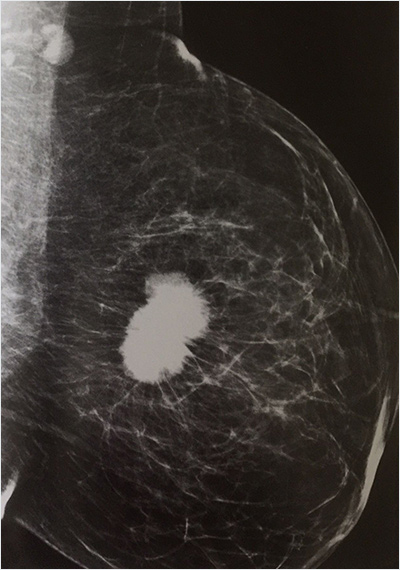
#> input picture object_detect/mamo.jpg, 400 x 570 px
$ jupyter execute main.ipynb
#> lines starting #> are read from the running program, lines starting #| are printed output that depends on the picture; after the words box and inside, x2 and y2 are one past the last pixel; in counts of white or black regions, pixels touching at a corner belong together
[cell 1]
import pandas as pd
import numpy as np
import matplotlib.pyplot as plt
import warnings
warnings.filterwarnings('ignore')
import cv2 as cv

image = cv.imread('mamo.jpg')
#> image is the input picture: shape (570, 400, 3); mean B, G, R 50, 53.7, 58.8
image.shape
#> Out = (570, 400, 3)

[cell 2]
plt.imshow(image)

[cell 3]
scale=10
plt.imshow(cv.resize(image, (int(len(image[0])/scale), int(len(image)//scale))))
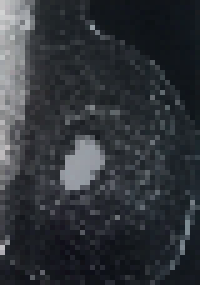
#> shown: shape (57, 40, 3) (shown 5 times larger); mean R, G, B 48.7, 52.5, 57.6

### Piramit ile Resize Yöntemi

[cell 4]
def pyramid(image, scale=1.5, minSize=(20, 20)):
    yield image
    while True:
        w = int(image.shape[1] / scale)
        image = cv.resize(image, (w, w))
        if image.shape[0] < minSize[1] or image.shape[1] < minSize[0]:
            break
        yield image

[cell 5]
c_1=image.copy()
for i, c_1 in enumerate(pyramid(image)):
    print(i, c_1.shape)
    if i == 5:
        plt.title('Image 5')
        plt.imshow(c_1)
        plt.show()
#> this loop made 8 passes
#| 0 (570, 400, 3)
#| 1 (266, 266, 3)
#| 2 (177, 177, 3)
#| 3 (118, 118, 3)
#| 4 (78, 78, 3)
#| 5 (52, 52, 3)
#| 6 (34, 34, 3)
#| 7 (22, 22, 3)

### Sliding Window Kernel

[cell 6]
def sliding_window(image, step, ws):
    for y in range(0, image.shape[0]-ws[1], step):
        for x in range(0, image.shape[1]-ws[0], step):
            yield (x, y, image[y:y+ws[1], x:x+ws[0]])

[cell 7]
c_2=image.copy()
im = sliding_window(c_2, 20, (300, 300))
for i, window in enumerate(im):
    print(i, window[0], window[1])
    if i == 20:
        plt.title('Window '+str(i))
        plt.imshow(window[2])
        plt.show()
#> this loop made 70 passes
#| 0 0 0
#| 1 20 0
#| 2 40 0
#| 3 60 0
#| 4 80 0
#| 5 0 20
#| 6 20 20
#| 7 40 20
#> (further printed lines are left out)

[cell 8]
def non_maximum_surpression(boxes, overlapThresh):
    if len(boxes) == 0:
        return []
    if boxes.dtype.kind == 'i':
        boxes = boxes.astype('float')
    pick = []
    x1 = boxes[:, 0]
    y1 = boxes[:, 1]
    x2 = boxes[:, 2]
    y2 = boxes[:, 3]

    area = (x2-x1+1) * (y2-y1+1)
    idxs = np.argsort(y2)
    while len(idxs) > 0:
        last = len(idxs) - 1
        i = idxs[last]
        pick.append(i)
        xx1 = np.maximum(x1[i], x1[idxs[:last]])
        yy1 = np.maximum(y1[i], y1[idxs[:last]])
        xx2 = np.minimum(x2[i], x2[idxs[:last]])
        yy2 = np.minimum(y2[i], y2[idxs[:last]])
        w = np.maximum(0, xx2-xx1+1)
        h = np.maximum(0, yy2-yy1+1)
        overlap = (w*h) / area[idxs[:last]]
        idxs = np.delete(idxs, np.concatenate(([last], np.where(overlap > overlapThresh)[0])))
    return boxes[pick].astype('int')

[cell 9]
boxes =[]
for i in sliding_window(image, 50, (300, 300)):
    boxes.append((i[0], i[1], i[0]+75, i[1]+75))
#> this loop made 12 passes
#> after the loop, boxes = [(0, 0, 75, 75), (50, 0, 125, 75), (0, 50, 75, 125), (50, 50, 125, 125), (0, 100, 75, 175), (50, 100, 125, 175), (0, 150, 75, 225), (50, 150, 125, 225), (0, 200, 75, 275), (50, 200, 125, 275), (0, 250, 75, 325), (50, 250, 125, 325)]
boxes = np.array(boxes)
#> boxes = [[0, 0, 75, 75], [50, 0, 125, 75], [0, 50, 75, 125], [50, 50, 125, 125], [0, 100, 75, 175], [50, 100, 125, 175], [0, 150, 75, 225], [50, 150, 125, 225], [0, 200, 75, 275], [50, 200, 125, 275], [0, 250, 75, 325], [50, 250, 125, 325]]

[cell 10]
clone = image.copy()
for i in non_maximum_surpression(boxes, 0.3):
#> in non_maximum_surpression, `x1 = boxes[:, 0]`: x1 = [0, 50, 0, 50, 0, 50, 0, 50, 0, 50, 0, 50]
#> in non_maximum_surpression, `y1 = boxes[:, 1]`: y1 = [0, 0, 50, 50, 100, 100, 150, 150, 200, 200, 250, 250]
#> in non_maximum_surpression, `x2 = boxes[:, 2]`: x2 = [75, 125, 75, 125, 75, 125, 75, 125, 75, 125, 75, 125]
#> in non_maximum_surpression, `y2 = boxes[:, 3]`: y2 = [75, 75, 125, 125, 175, 175, 225, 225, 275, 275, 325, 325]
#> in non_maximum_surpression, `area = (x2-x1+1) * (y2-y1+1)`: area = [5776, 5776, 5776, 5776, 5776, 5776, 5776, 5776, 5776, 5776, 5776, 5776]
#> in non_maximum_surpression, `idxs = np.argsort(y2)`: idxs = [0, 1, 2, 3, 4, 5, 6, 7, 8, 9, 10, 11]
    cv.rectangle(image, (i[0], i[1]), (i[2], i[3]), (0, 255, 0), 2)
#> this loop made 6 passes
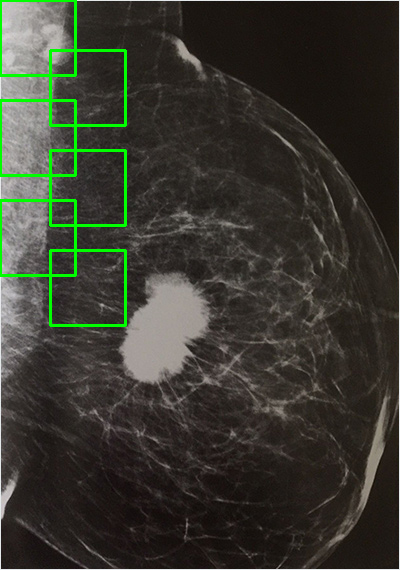
#> image: shape (570, 400, 3); 2.19% of pixels changed, all inside (x1, y1, x2, y2) = (0, 0, 127, 327)
plt.imshow(image)
